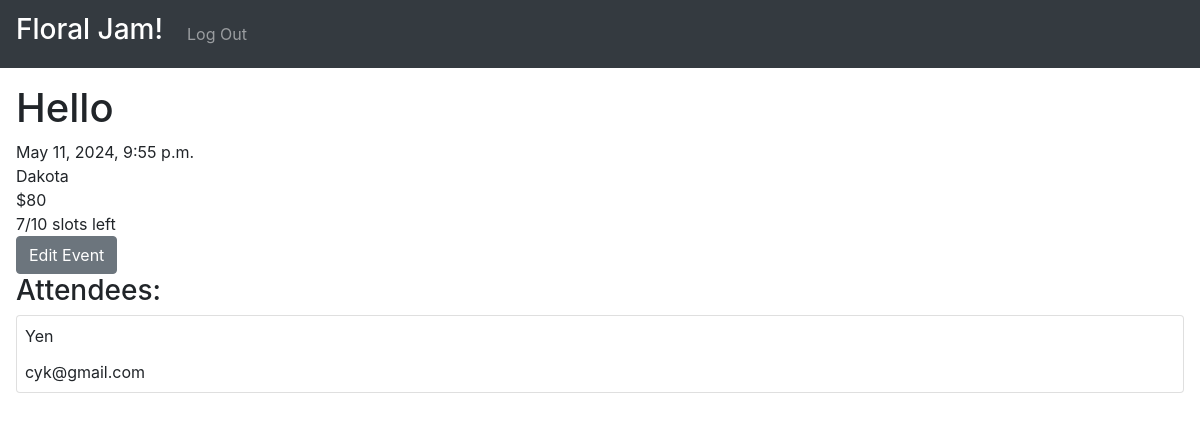
Before: /details/1 (signed in) with the older database file.
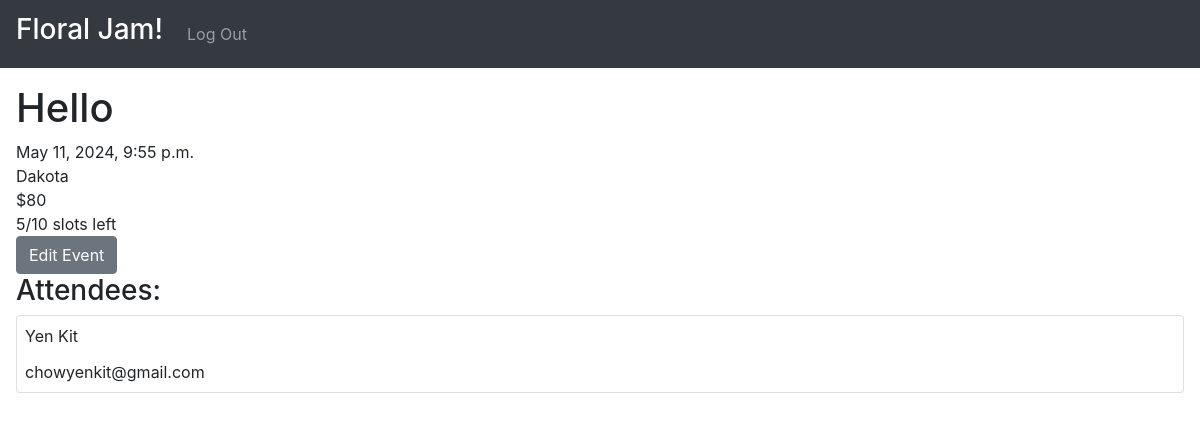
After: the same page with the newer database file.
### floral_jamming/models.py (models this page shows)
class Event(models.Model):
    title = models.CharField(max_length=100)
    price = models.IntegerField(validators=[MinValueValidator(0)], default=80)
    time = models.DateTimeField()
    location = models.CharField(max_length=300)
    description = models.CharField(max_length=3000)
    capacity = models.IntegerField(validators=[MinValueValidator(0)], default=10)
    creator = models.ForeignKey(User, on_delete=models.CASCADE, related_name="events")
    def num_attendees(self) -> int:
        return sum([attendee.pax for attendee in self.attendees.all()])
    def remaining_slots(self) -> int:
        return self.capacity - self.num_attendees()

class Attendee(models.Model):
    user = models.ForeignKey(User, on_delete=models.CASCADE, related_name="attendees", null=True)
    event = models.ForeignKey(Event, on_delete=models.CASCADE, related_name="attendees")
    pax = models.IntegerField(validators=[MinValueValidator(1)])

### floral_jamming/custom_user.py (models this page shows)
class User(AbstractUser):
    pass

### floral_jamming/views.py (the view)
# urls.py: path("details/<int:event_id>", views.details, name="details"),
@allow_guest_user
def details(request: HttpRequest, event_id: int) -> HttpResponse:
     event = Event.objects.get(id=event_id)
     attendee = event_service.get_attendee(user=request.user, event=event)
     attendee_form = AttendeeForm(instance=attendee)
     msg = ''
     if request.method == "POST":
          attendee_form = AttendeeForm(request.POST)
          try:
               attendee = event_service.create_or_update_user_attendee(user=request.user, event=event, attendee_form=attendee_form)
          except Invalid_Form as e:
               msg = e
     return render(request, 'floral_jamming/details.html', {
          'event': event,
          'attendee': attendee,
          'attendee_form': attendee_form,
          'message': msg
     })

### floral_jamming/services/auth_service/auth_service.py (called while the page is built)
    @staticmethod
    def is_authenticated_user(user: User) -> bool:
        return user.is_authenticated and not is_guest_user(user)

    @staticmethod
    def is_anonymous_user(user: User) -> bool:
        return user.is_anonymous

    @staticmethod
    def is_staff_user(user: User) -> bool:
        return user.is_staff

### floral_jamming/services/event_service/event_service.py (called while the page is built)
    @property
    def auth_service(self):
        return self._auth_service

    def get_attendee(self, user: User, event: Event) -> Optional[Attendee]:
        auth_service = self.auth_service
        if auth_service.is_anonymous_user(user):
            return None
        return event.attendees.filter(user=user).first()

### floral_jamming/templates/floral_jamming/details.html (shortened to what this page needs)
{% extends 'floral_jamming/layout.html' %}
{% load static %}
{% load templates %}
{% block body %}
    <h1>{{ event.title }}</h1>
    <div>{{ event.time }}</div>
    <div>{{ event.location }}</div>
    <div>${{ event.price }}</div>
    <div>{{ event.remaining_slots }}/{{ event.capacity }} slots left</div>
    {% if user|is_staff_user and user == event.creator %}
        <a href="{% url 'floral_jamming:create' event.id %}">
            <button class="btn btn-secondary">Edit Event</button>
        </a>
        <h3>Attendees:</h3>
        <div>
            {% for attendee in event.attendees.all %}
                <div class="card p-2">
                    <div class="card-title">{{ attendee.user.first_name }} {{ attendee..user.last_name }}</div>
                    <div class="card-text">{{ attendee.user.email }}</div>
                </div>
            {% empty %}
                <h5>No Attendees Yet</h5>
            {% endfor %}
        </div>
    {% endif %}
{% endblock %}

### floral_jamming/templates/floral_jamming/layout.html (shortened to what this page needs)
{% load static %}
{% load guest_user %}
{% load templates %}
<!DOCTYPE html>
<html lang="en" data-bs-theme="dark">
  <head>
    <link
      rel="stylesheet"
      href="https://stackpath.bootstrapcdn.com/bootstrap/4.4.1/css/bootstrap.min.css"
    />
    <link href="{% static 'floral_jamming/styles.css' %}" rel="stylesheet" />
  </head>
  <body>
    <nav class="navbar navbar-expand-lg navbar-dark bg-dark">
      <a class="navbar-brand" href="{% url 'floral_jamming:index' %}">
        <h3>Floral Jam!</h3>
      </a>
      <div>
        <ul class="navbar-nav mr-auto">
            {% if user|is_authenticated_user %}
                <li class="nav-item">
                  <a class="nav-link" href="{% url 'floral_jamming:logout' %}">Log Out</a>
                </li>
            {% endif %}
        </ul>
    </div>
    </nav>
    <div class="body m-3">
      {% block body %}
      {% endblock %}
    </div>
  </body>
</html>

Changed rows visible on the page:
removed Attendee: user.first_name "Yen", user.email "cyk@gmail.com"
computed for Event "Hello": remaining_slots "7" → "5"
added Attendee: user.first_name "Yen Kit", user.email "chowyenkit@gmail.com"
